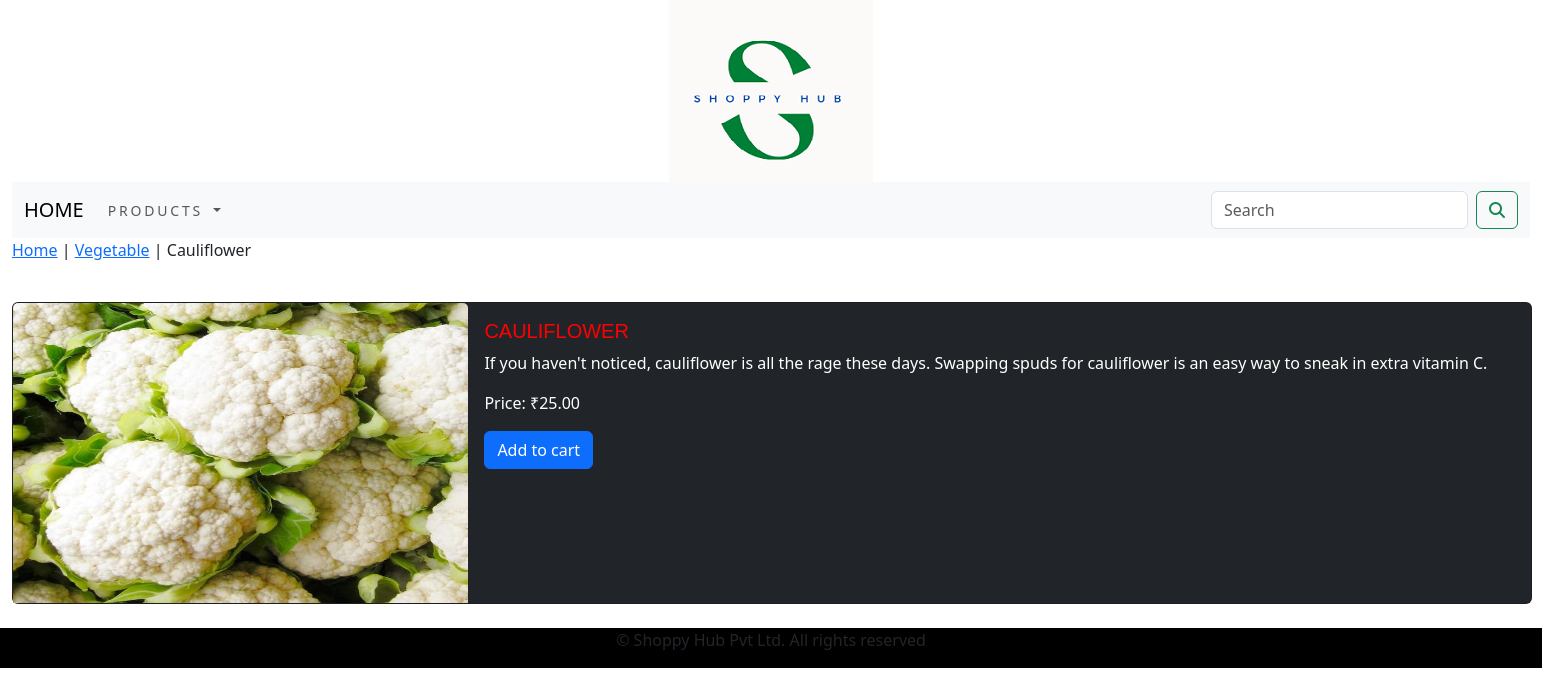
Screenshot of /vegetable/cauliflower with the database file from the repository.
### appShopping/models.py (models this page shows, shortened)
class product(models.Model):
    name = models.CharField(max_length=150, unique=True)
    slug = models.SlugField(max_length=150, unique=True)
    description = models.TextField(blank=True)
    price = models.DecimalField(max_digits=10, decimal_places=2)
    category = models.ForeignKey(category,on_delete=models.CASCADE)
    image = models.ImageField(upload_to='product', blank=True)
    stock = models.IntegerField()
    available = models.BooleanField(default=True)
    created = models.DateTimeField(auto_now_add=True)
    update = models.DateTimeField(auto_now=True)
    class Meta:
        ordering = ('name',)
        verbose_name = 'product'
        verbose_name_plural = 'products'

class category(models.Model):
    name = models.CharField(max_length=150, unique=True)
    slug = models.SlugField(max_length=200, unique=True)
    description = models.TextField()
    image = models.ImageField(upload_to='category', blank=True)
    class Meta:
        ordering = ('name',)
        verbose_name = 'category'
        verbose_name_plural = 'categories'
    def get_url(self):
        return reverse('appShopping:allProductsCat', args=[str(self.slug)])
    def __str__(self):
        return '{}'.format(self.name)

### appShopping/views.py (the view)
# urls.py: path('<slug:c_slug>/<slug:p_slug>',views.allProducts, name='detailsProduct'),
def allProducts(request, c_slug, p_slug):
    try:
        products = product.objects.get(category__slug=c_slug, slug=p_slug)
    except Exception as e:
        raise e
    return render(request,'product.html',{'product':products})

### appCart/context_processors.py (called while the page is built)
def counter(request):
    item_count = 0
    if 'admin' in request.path:
        return  {}
    else:
        try:
            cartObjects = cart.objects.filter(cart_id=_cart_id(request))
            cartItems = cart_items.objects.all().filter(cart=cartObjects[:1])
            for items in cartItems:
                item_count += items.quantity
        except cart.DoesNotExist:
            item_count = 0
    return dict(item_count=item_count)

### appCart/views.py (called while the page is built)
def _cart_id(request):
    cart_id=request.session.session_key
    if not cart:
        cart_id=request.session.create()
    return cart_id

### appShopping/context_processors.py (called while the page is built)
def menu_links(request):
    links = category.objects.all()
    return dict(links=links)

### templates/product.html (shortened to what this page needs)
{% extends 'base.html' %}
{% load static %}
{% block content %}
<div>
    <div>
        <p>
            <a href="{% url 'appShopping:allCategory' %}">Home</a> |
            <a href="{{product.category.get_url}}">{{product.category}}</a> |
            <a> {{product.name}}</a>
        </p>
    </div>
</div>
<br>
<div class="row">
    <div class="col-md-8 mb-4">
    <div class="card text-bg-dark" style="width: 95rem;">
      <img src="{{product.image.url}}" class="card-img-top" alt="{{product.name}}">
      <div class="card-body">
        <h5 class="card-title p-title">{{product.name}}</h5>
        <p class="card-text">{{product.description}}</p>
        <p class="card-text">Price: ₹{{product.price}}</p>
        <a href="{% url 'appCart:add_cart' product.id %}" class="btn btn-primary">Add to cart</a>
      </div>
    </div>
    </div>
</div>
{% endblock %}

### static/css/custom.css (style rules this page uses)
.row .card .p-title { color: red; font-size: 20px; text-transform: uppercase; font-family: Helvetica; }

### templates/product.html (style rules this page uses)
.card { flex-direction: row; }
.card img { width: 30%; height: 300px }

### rows the page displays
product: category "Vegetable", name "Cauliflower", image (picture), name "CAULIFLOWER", description "If you haven't noticed, cauliflower is all the rage these days. Swapping spuds for cauliflower is an easy way to sneak in extra vitamin C.", price "25.00"
